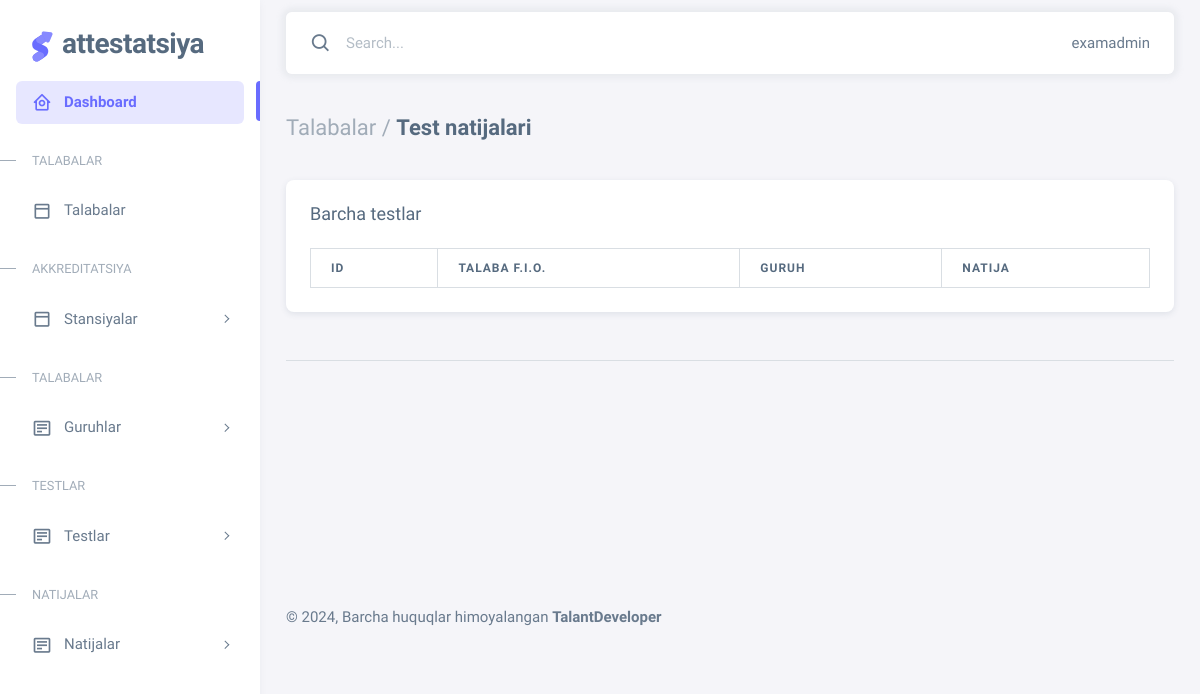
The app's page /tests/ (signed in), older data.
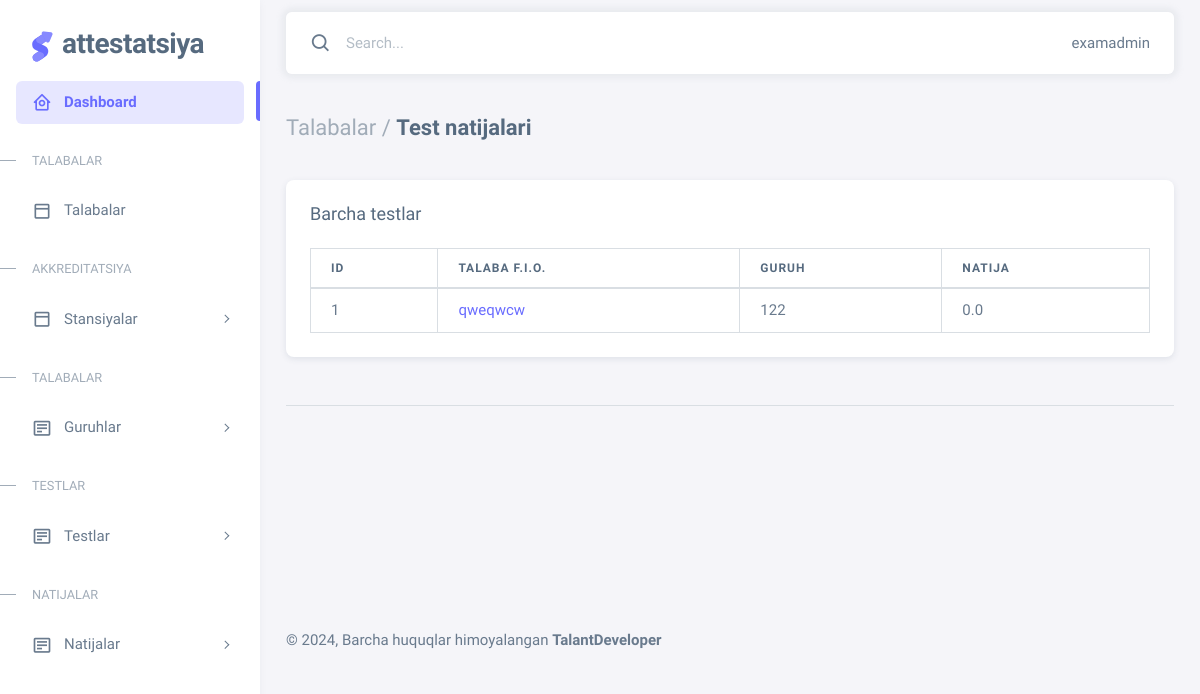
The same page, newer data.
### main/models.py (models this page shows, shortened)
class ResultTest(models.Model):
    student = models.ForeignKey(Student, verbose_name="Student", on_delete=models.SET_NULL, null=True, blank=True)
    group = models.ForeignKey(Group, verbose_name="Group", on_delete=models.SET_NULL, null=True, blank=True)
    result = models.FloatField(verbose_name="Result", default=0.0)

### student/models.py (models this page shows, shortened)
class Student(models.Model):
    full_name = models.CharField(max_length=200, verbose_name="Full Name")
    title = models.CharField(max_length=100, verbose_name="Title", null=True, blank=True)

class Group(models.Model):
    name = models.CharField(max_length=200, verbose_name="Name")
    students = models.ManyToManyField(Student, verbose_name="Students", null=True, blank=True)

### main/views.py (the view)
# urls.py: path('tests/', views.result_tests_view, name='tests'),
@login_required
def result_tests_view(request):
    context = get_context(request)
    if request.method == 'POST':
        print('dfsdf')
        print(request.POST.get('student'))
    return render(request, 'test/tests.html', context)

### main/function.py (called while the page is built)
def get_context(request):
    students = Student.objects.all()
    groups = Group.objects.all()
    stations = Station.objects.all()
    exams = Exam.objects.all()
    result_tests = ResultTest.objects.all()
    generals = General.objects.all()
    context = {
        'students': students,
        'groups': groups,
        'stations': stations,
        'exams': exams,
        'result_tests': result_tests,
        'generals': generals,
    }
    return context

### templates/test/tests.html
{% extends 'base.html' %}
{% block content %}
    <div class="content-wrapper">
        <div class="container-xxl flex-grow-1 container-p-y">
            <h4 class="fw-bold py-3 mb-4">
                <span class="text-muted fw-light">
                    Talabalar /
                </span>
                Test natijalari
            </h4>
            <div class="card">
                <h5 class="card-header">
                    Barcha testlar
                </h5>
                <div class="card-body">
                    <div class="table-responsive text-nowrap">
                        <table class="table table-bordered">
                            <thead>
                            <tr>
                                <th>
                                    ID
                                </th>
                                <th>
                                    Talaba F.I.O.
                                </th>
                                <th>
                                    Guruh
                                </th>
                                <th>
                                    Natija
                                </th>
                            </tr>
                            </thead>
                            <tbody>
                            {% for result in result_tests %}
                                <tr>
                                    <td>
                                        {{ result.id }}
                                    </td>
                                    <td>
                                        <a href="{% url 'main:test' result.student.id %}">
                                            {{ result.student.full_name }}
                                        </a>
                                    </td>
                                    <td>
                                        {{ result.group.name }}
                                    </td>
                                    <td>
                                        {{ result.result }}
                                    </td>
                                </tr>
                            {% endfor %}
                            </tbody>
                        </table>
                    </div>
                </div>
            </div>
            <hr class="my-5"/>
        </div>
    </div>
{% endblock %}

Row changes from the older to the newer data that the page shows:
added ResultTest: id "1", student.full_name "qweqwcw", group.name "122", result "0.0"
